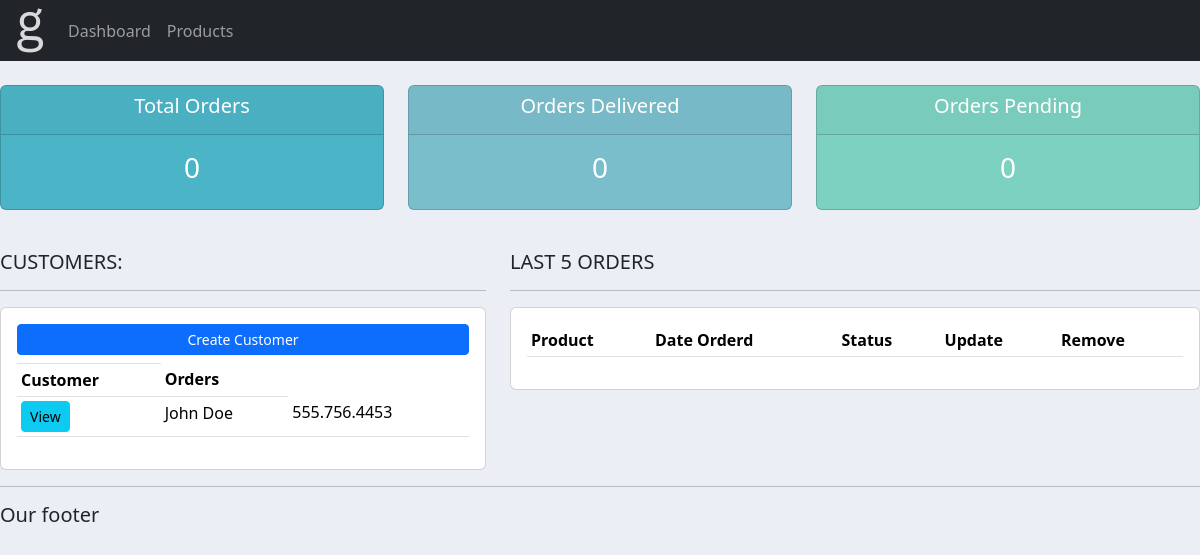
/, run on an earlier commit of the app's database.
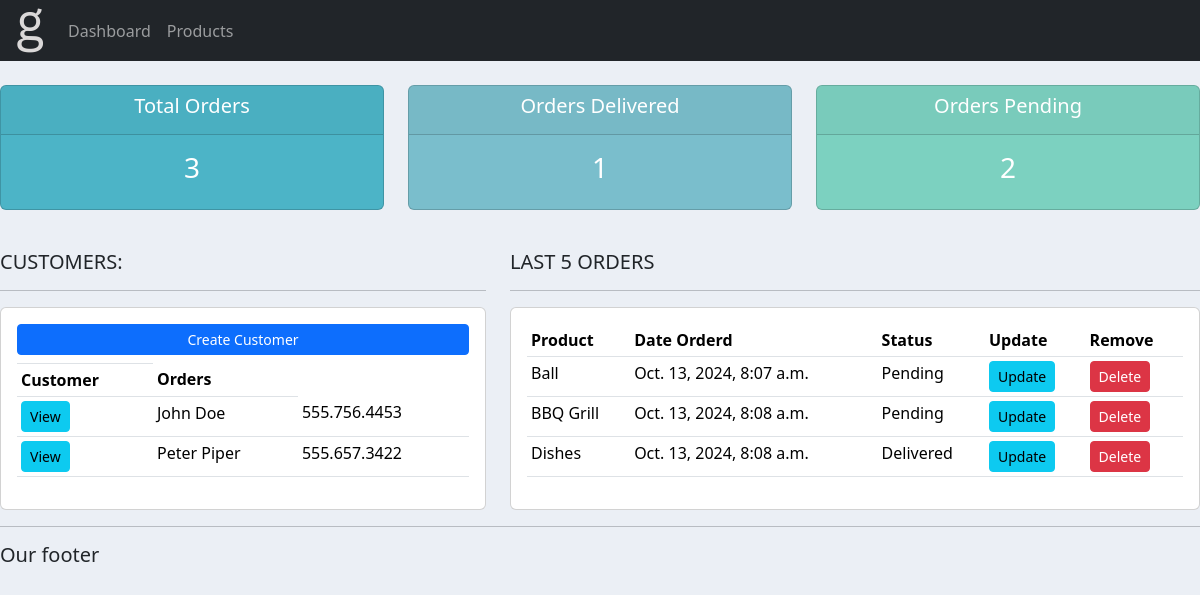
And on a later commit of the database.
### accounts/models.py (models this page shows, shortened)
class Customer(models.Model):
    name = models.CharField(max_length=200, null=True)
    phone = models.CharField(max_length=200, null=True)
    email = models.CharField(max_length=200, null=True)
    date_created = models.DateTimeField(auto_now_add=True, null=True)

class Order(models.Model):
    STATUS = (
            ('Pending', 'Pending'),
            ('Out for delivery', 'Out for delivery'),
            ('Delivered', 'Delivered'),
            )
    customer = models.ForeignKey(Customer, null=True, on_delete= models.SET_NULL)
    product = models.ForeignKey(Product, null=True, on_delete= models.SET_NULL)
    date_created = models.DateTimeField(auto_now_add=True, null=True)
    status = models.CharField(max_length=200, null=True, choices=STATUS)

class Product(models.Model):
    CATEGORY = (
            ('Indoor', 'Indoor'),
            ('Out Door', 'Out Door'),
            )
    name = models.CharField(max_length=200, null=True)
    price = models.FloatField(null=True)
    category = models.CharField(max_length=200, null=True, choices=CATEGORY)
    description = models.CharField(max_length=200, null=True, blank=True)
    date_created = models.DateTimeField(auto_now_add=True, null=True)
    tags = models.ManyToManyField(Tag)
    def __str__(self):
        return self.name

### accounts/views.py (the view)
# urls.py: path('', views.home, name='home'),
def home(request):
    orders = Order.objects.all()
    customers = Customer.objects.all()
    total_cutsomers = customers.count()
    total_orders = orders.count()
    delivered = orders.filter(status='Delivered').count()
    pending = orders.filter(status='Pending').count()
    context = {'orders':orders, 'customers':customers,
    'total_orders':total_orders, 'delivered':delivered,
    'pending':pending }
    return render(request, 'accounts/dashboard.html', context)

### accounts/templates/accounts/dashboard.html (shortened to what this page needs)
{% extends 'accounts/main.html' %}
{% block content %}
{% include 'accounts/status.html' %}
<br>
<div class="row">
	<div class="col-md-5">
		<h5>CUSTOMERS:</h5>
		<hr>
		<div class="card card-body">
			<a class="btn btn-primary  btn-sm btn-block" href="">Create Customer</a>
			<table class="table table-sm">
				<tr>
					<th></tr>
					<th>Customer</th>
					<th>Orders</th>
				{% for customer in customers %}
					<tr>
						<td><a class="btn btn-sm btn-info" href="{% url 'customer' customer.id %}">View</a></td>
						<td>{{customer.name}}</td>
						<td>{{customer.phone}}</td>
					</tr>
				{% endfor %}
			</table>
		</div>
	</div>
	<div class="col-md-7">
		<h5>LAST 5 ORDERS</h5>
		<hr>
		<div class="card card-body">
			<table class="table table-sm">
				<tr>
					<th>Product</th>
					<th>Date Orderd</th>
					<th>Status</th>
					<th>Update</th>
					<th>Remove</th>
				</tr>
				{% for order in orders %}
					<tr>
						<td>{{order.product}}</td>
						<td>{{order.date_created}}</td>
						<td>{{order.status}}</td>
						<td><a class="btn btn-sm btn-info" href="{% url 'update_order' order.id %}">Update</a></td>
						<td><a class="btn btn-sm btn-danger" href="{% url 'delete_order' order.id %}">Delete</a></td>
					</tr>
				{% endfor %}
			</table>
		</div>
	</div>
</div>
{% endblock %}

What changed in the data, as far as the page shows it:
added Customer: name "Peter Piper", phone "555.657.3422"
added Order: product "Ball", date_created "Oct. 13, 2024, 8:07 a.m.", status "Pending"
added Order: product "BBQ Grill", date_created "Oct. 13, 2024, 8:08 a.m.", status "Pending"
added Order: product "Dishes", date_created "Oct. 13, 2024, 8:08 a.m.", status "Delivered"
Also different on the page:
{{ total_orders }}: "0" → "3"
{{ delivered }}: "0" → "1"
{{ pending }}: "0" → "2"
